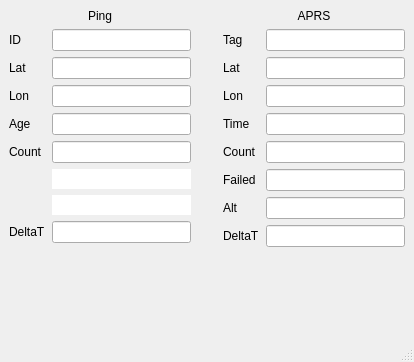
<?xml version="1.0" encoding="UTF-8"?>
<ui version="4.0">
 <class>TrackerFinderMainWindow</class>
 <widget class="QMainWindow" name="TrackerFinderMainWindow">
  <property name="geometry">
   <rect>
    <x>0</x>
    <y>0</y>
    <width>414</width>
    <height>362</height>
   </rect>
  </property>
  <property name="windowTitle">
   <string>MainWindow</string>
  </property>
  <widget class="QWidget" name="centralwidget">
   <layout class="QHBoxLayout" name="horizontalLayout">
    <item>
     <layout class="QVBoxLayout" name="verticalLayout">
      <item>
       <widget class="QLabel" name="label_12">
        <property name="text">
         <string>Ping</string>
        </property>
        <property name="alignment">
         <set>Qt::AlignCenter</set>
        </property>
       </widget>
      </item>
      <item>
       <layout class="QFormLayout" name="formLayout">
        <item row="0" column="0">
         <widget class="QLabel" name="label">
          <property name="text">
           <string>ID</string>
          </property>
         </widget>
        </item>
        <item row="0" column="1">
         <widget class="QLineEdit" name="pingId">
          <property name="readOnly">
           <bool>true</bool>
          </property>
         </widget>
        </item>
        <item row="1" column="0">
         <widget class="QLabel" name="label_3">
          <property name="text">
           <string>Lat</string>
          </property>
         </widget>
        </item>
        <item row="1" column="1">
         <widget class="QLineEdit" name="pingLat">
          <property name="readOnly">
           <bool>true</bool>
          </property>
         </widget>
        </item>
        <item row="2" column="0">
         <widget class="QLabel" name="label_4">
          <property name="text">
           <string>Lon</string>
          </property>
         </widget>
        </item>
        <item row="2" column="1">
         <widget class="QLineEdit" name="pingLon">
          <property name="readOnly">
           <bool>true</bool>
          </property>
         </widget>
        </item>
        <item row="3" column="0">
         <widget class="QLabel" name="label_2">
          <property name="text">
           <string>Age</string>
          </property>
         </widget>
        </item>
        <item row="3" column="1">
         <widget class="QLineEdit" name="pingAge">
          <property name="readOnly">
           <bool>true</bool>
          </property>
         </widget>
        </item>
        <item row="4" column="0">
         <widget class="QLabel" name="label_14">
          <property name="text">
           <string>Count</string>
          </property>
         </widget>
        </item>
        <item row="4" column="1">
         <widget class="QLineEdit" name="pingCount">
          <property name="readOnly">
           <bool>true</bool>
          </property>
         </widget>
        </item>
        <item row="5" column="1">
         <widget class="QLineEdit" name="lineEdit">
          <property name="frame">
           <bool>false</bool>
          </property>
          <property name="readOnly">
           <bool>true</bool>
          </property>
         </widget>
        </item>
        <item row="6" column="1">
         <widget class="QLineEdit" name="lineEdit_2">
          <property name="enabled">
           <bool>true</bool>
          </property>
          <property name="frame">
           <bool>false</bool>
          </property>
          <property name="readOnly">
           <bool>true</bool>
          </property>
         </widget>
        </item>
        <item row="7" column="0">
         <widget class="QLabel" name="label_16">
          <property name="text">
           <string>DeltaT</string>
          </property>
         </widget>
        </item>
        <item row="7" column="1">
         <widget class="QLineEdit" name="pingDeltaT">
          <property name="readOnly">
           <bool>true</bool>
          </property>
         </widget>
        </item>
       </layout>
      </item>
      <item>
       <spacer name="verticalSpacer">
        <property name="orientation">
         <enum>Qt::Vertical</enum>
        </property>
        <property name="sizeType">
         <enum>QSizePolicy::MinimumExpanding</enum>
        </property>
        <property name="sizeHint" stdset="0">
         <size>
          <width>20</width>
          <height>13</height>
         </size>
        </property>
       </spacer>
      </item>
     </layout>
    </item>
    <item>
     <widget class="QLabel" name="label_17">
      <property name="text">
       <string/>
      </property>
     </widget>
    </item>
    <item>
     <widget class="QLabel" name="label_18">
      <property name="text">
       <string/>
      </property>
     </widget>
    </item>
    <item>
     <layout class="QVBoxLayout" name="verticalLayout_2">
      <item>
       <widget class="QLabel" name="label_13">
        <property name="text">
         <string>APRS</string>
        </property>
        <property name="alignment">
         <set>Qt::AlignCenter</set>
        </property>
       </widget>
      </item>
      <item>
       <layout class="QFormLayout" name="formLayout_2">
        <item row="0" column="0">
         <widget class="QLabel" name="label_5">
          <property name="text">
           <string>Tag</string>
          </property>
         </widget>
        </item>
        <item row="0" column="1">
         <widget class="QLineEdit" name="aprsTag">
          <property name="readOnly">
           <bool>true</bool>
          </property>
         </widget>
        </item>
        <item row="1" column="0">
         <widget class="QLabel" name="label_6">
          <property name="text">
           <string>Lat</string>
          </property>
         </widget>
        </item>
        <item row="1" column="1">
         <widget class="QLineEdit" name="aprsLat">
          <property name="readOnly">
           <bool>true</bool>
          </property>
         </widget>
        </item>
        <item row="2" column="0">
         <widget class="QLabel" name="label_7">
          <property name="text">
           <string>Lon</string>
          </property>
         </widget>
        </item>
        <item row="2" column="1">
         <widget class="QLineEdit" name="aprsLon">
          <property name="readOnly">
           <bool>true</bool>
          </property>
         </widget>
        </item>
        <item row="3" column="0">
         <widget class="QLabel" name="label_11">
          <property name="text">
           <string>Time</string>
          </property>
         </widget>
        </item>
        <item row="3" column="1">
         <widget class="QLineEdit" name="aprsTime">
          <property name="readOnly">
           <bool>true</bool>
          </property>
         </widget>
        </item>
        <item row="4" column="0">
         <widget class="QLabel" name="label_8">
          <property name="text">
           <string>Count</string>
          </property>
         </widget>
        </item>
        <item row="4" column="1">
         <widget class="QLineEdit" name="aprsCount">
          <property name="readOnly">
           <bool>true</bool>
          </property>
         </widget>
        </item>
        <item row="5" column="0">
         <widget class="QLabel" name="label_9">
          <property name="text">
           <string>Failed</string>
          </property>
         </widget>
        </item>
        <item row="5" column="1">
         <widget class="QLineEdit" name="aprsFailed">
          <property name="readOnly">
           <bool>true</bool>
          </property>
         </widget>
        </item>
        <item row="6" column="0">
         <widget class="QLabel" name="label_10">
          <property name="text">
           <string>Alt</string>
          </property>
         </widget>
        </item>
        <item row="6" column="1">
         <widget class="QLineEdit" name="aprsAlt">
          <property name="readOnly">
           <bool>true</bool>
          </property>
         </widget>
        </item>
        <item row="7" column="0">
         <widget class="QLabel" name="label_15">
          <property name="text">
           <string>DeltaT</string>
          </property>
         </widget>
        </item>
        <item row="7" column="1">
         <widget class="QLineEdit" name="aprsDeltaT">
          <property name="readOnly">
           <bool>true</bool>
          </property>
         </widget>
        </item>
       </layout>
      </item>
      <item>
       <spacer name="verticalSpacer_2">
        <property name="orientation">
         <enum>Qt::Vertical</enum>
        </property>
        <property name="sizeType">
         <enum>QSizePolicy::MinimumExpanding</enum>
        </property>
        <property name="sizeHint" stdset="0">
         <size>
          <width>20</width>
          <height>13</height>
         </size>
        </property>
       </spacer>
      </item>
     </layout>
    </item>
   </layout>
  </widget>
  <widget class="QMenuBar" name="menubar">
   <property name="geometry">
    <rect>
     <x>0</x>
     <y>0</y>
     <width>414</width>
     <height>21</height>
    </rect>
   </property>
  </widget>
  <widget class="QStatusBar" name="statusbar"/>
 </widget>
 <resources/>
 <connections/>
</ui>
